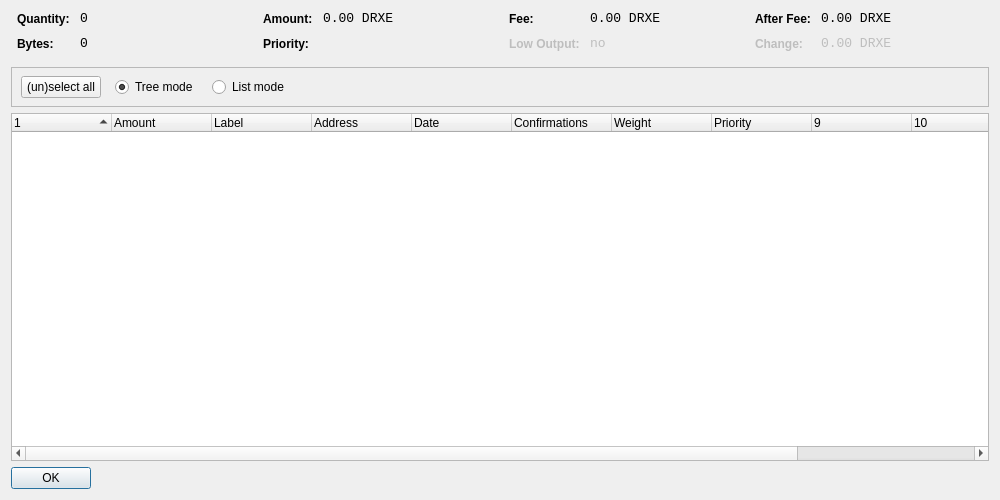
<?xml version="1.0" encoding="UTF-8"?>
<ui version="4.0">
 <class>CoinControlDialog</class>
 <widget class="QWidget" name="CoinControlDialog">
  <property name="geometry">
   <rect>
    <x>0</x>
    <y>0</y>
    <width>1000</width>
    <height>500</height>
   </rect>
  </property>
  <property name="windowTitle">
   <string>Coin Control</string>
  </property>
  <layout class="QVBoxLayout" name="verticalLayout">
   <item>
    <layout class="QHBoxLayout" name="horizontalLayoutTop" stretch="0,0,0,0">
     <property name="topMargin">
      <number>0</number>
     </property>
     <property name="bottomMargin">
      <number>10</number>
     </property>
     <item>
      <layout class="QFormLayout" name="formLayoutCoinControl1">
       <property name="horizontalSpacing">
        <number>10</number>
       </property>
       <property name="verticalSpacing">
        <number>10</number>
       </property>
       <property name="leftMargin">
        <number>6</number>
       </property>
       <property name="rightMargin">
        <number>6</number>
       </property>
       <item row="0" column="0">
        <widget class="QLabel" name="labelCoinControlQuantityText">
         <property name="styleSheet">
          <string notr="true">font-weight:bold;</string>
         </property>
         <property name="text">
          <string>Quantity:</string>
         </property>
        </widget>
       </item>
       <item row="0" column="1">
        <widget class="QLabel" name="labelCoinControlQuantity">
         <property name="font">
          <font>
           <family>Monospace</family>
           <pointsize>10</pointsize>
          </font>
         </property>
         <property name="cursor">
          <cursorShape>IBeamCursor</cursorShape>
         </property>
         <property name="contextMenuPolicy">
          <enum>Qt::ActionsContextMenu</enum>
         </property>
         <property name="text">
          <string notr="true">0</string>
         </property>
         <property name="textInteractionFlags">
          <set>Qt::LinksAccessibleByMouse|Qt::TextSelectableByKeyboard|Qt::TextSelectableByMouse</set>
         </property>
        </widget>
       </item>
       <item row="1" column="0">
        <widget class="QLabel" name="labelCoinControlBytesText">
         <property name="styleSheet">
          <string notr="true">font-weight:bold;</string>
         </property>
         <property name="text">
          <string>Bytes:</string>
         </property>
        </widget>
       </item>
       <item row="1" column="1">
        <widget class="QLabel" name="labelCoinControlBytes">
         <property name="font">
          <font>
           <family>Monospace</family>
           <pointsize>10</pointsize>
          </font>
         </property>
         <property name="cursor">
          <cursorShape>IBeamCursor</cursorShape>
         </property>
         <property name="contextMenuPolicy">
          <enum>Qt::ActionsContextMenu</enum>
         </property>
         <property name="text">
          <string notr="true">0</string>
         </property>
         <property name="textInteractionFlags">
          <set>Qt::LinksAccessibleByMouse|Qt::TextSelectableByKeyboard|Qt::TextSelectableByMouse</set>
         </property>
        </widget>
       </item>
      </layout>
     </item>
     <item>
      <layout class="QFormLayout" name="formLayoutCoinControl2">
       <property name="horizontalSpacing">
        <number>10</number>
       </property>
       <property name="verticalSpacing">
        <number>10</number>
       </property>
       <property name="leftMargin">
        <number>6</number>
       </property>
       <property name="rightMargin">
        <number>6</number>
       </property>
       <item row="0" column="0">
        <widget class="QLabel" name="labelCoinControlAmountText">
         <property name="styleSheet">
          <string notr="true">font-weight:bold;</string>
         </property>
         <property name="text">
          <string>Amount:</string>
         </property>
        </widget>
       </item>
       <item row="0" column="1">
        <widget class="QLabel" name="labelCoinControlAmount">
         <property name="font">
          <font>
           <family>Monospace</family>
           <pointsize>10</pointsize>
          </font>
         </property>
         <property name="cursor">
          <cursorShape>IBeamCursor</cursorShape>
         </property>
         <property name="contextMenuPolicy">
          <enum>Qt::ActionsContextMenu</enum>
         </property>
         <property name="text">
          <string notr="true">0.00 DRXE</string>
         </property>
         <property name="textInteractionFlags">
          <set>Qt::LinksAccessibleByMouse|Qt::TextSelectableByKeyboard|Qt::TextSelectableByMouse</set>
         </property>
        </widget>
       </item>
       <item row="1" column="0">
        <widget class="QLabel" name="labelCoinControlPriorityText">
         <property name="styleSheet">
          <string notr="true">font-weight:bold;</string>
         </property>
         <property name="text">
          <string>Priority:</string>
         </property>
        </widget>
       </item>
       <item row="1" column="1">
        <widget class="QLabel" name="labelCoinControlPriority">
         <property name="font">
          <font>
           <family>Monospace</family>
           <pointsize>10</pointsize>
          </font>
         </property>
         <property name="cursor">
          <cursorShape>IBeamCursor</cursorShape>
         </property>
         <property name="contextMenuPolicy">
          <enum>Qt::ActionsContextMenu</enum>
         </property>
         <property name="text">
          <string/>
         </property>
         <property name="textInteractionFlags">
          <set>Qt::LinksAccessibleByMouse|Qt::TextSelectableByKeyboard|Qt::TextSelectableByMouse</set>
         </property>
        </widget>
       </item>
      </layout>
     </item>
     <item>
      <layout class="QFormLayout" name="formLayoutCoinControl3">
       <property name="horizontalSpacing">
        <number>10</number>
       </property>
       <property name="verticalSpacing">
        <number>10</number>
       </property>
       <property name="leftMargin">
        <number>6</number>
       </property>
       <property name="rightMargin">
        <number>6</number>
       </property>
       <item row="0" column="0">
        <widget class="QLabel" name="labelCoinControlFeeText">
         <property name="styleSheet">
          <string notr="true">font-weight:bold;</string>
         </property>
         <property name="text">
          <string>Fee:</string>
         </property>
        </widget>
       </item>
       <item row="0" column="1">
        <widget class="QLabel" name="labelCoinControlFee">
         <property name="font">
          <font>
           <family>Monospace</family>
           <pointsize>10</pointsize>
          </font>
         </property>
         <property name="cursor">
          <cursorShape>IBeamCursor</cursorShape>
         </property>
         <property name="contextMenuPolicy">
          <enum>Qt::ActionsContextMenu</enum>
         </property>
         <property name="text">
          <string notr="true">0.00 DRXE</string>
         </property>
         <property name="textInteractionFlags">
          <set>Qt::LinksAccessibleByMouse|Qt::TextSelectableByKeyboard|Qt::TextSelectableByMouse</set>
         </property>
        </widget>
       </item>
       <item row="1" column="0">
        <widget class="QLabel" name="labelCoinControlLowOutputText">
         <property name="enabled">
          <bool>false</bool>
         </property>
         <property name="styleSheet">
          <string notr="true">font-weight:bold;</string>
         </property>
         <property name="text">
          <string>Low Output:</string>
         </property>
        </widget>
       </item>
       <item row="1" column="1">
        <widget class="QLabel" name="labelCoinControlLowOutput">
         <property name="enabled">
          <bool>false</bool>
         </property>
         <property name="font">
          <font>
           <family>Monospace</family>
           <pointsize>10</pointsize>
          </font>
         </property>
         <property name="cursor">
          <cursorShape>IBeamCursor</cursorShape>
         </property>
         <property name="contextMenuPolicy">
          <enum>Qt::ActionsContextMenu</enum>
         </property>
         <property name="text">
          <string>no</string>
         </property>
         <property name="textInteractionFlags">
          <set>Qt::LinksAccessibleByMouse|Qt::TextSelectableByKeyboard|Qt::TextSelectableByMouse</set>
         </property>
        </widget>
       </item>
      </layout>
     </item>
     <item>
      <layout class="QFormLayout" name="formLayoutCoinControl4">
       <property name="horizontalSpacing">
        <number>10</number>
       </property>
       <property name="verticalSpacing">
        <number>10</number>
       </property>
       <property name="leftMargin">
        <number>6</number>
       </property>
       <property name="rightMargin">
        <number>6</number>
       </property>
       <item row="0" column="0">
        <widget class="QLabel" name="labelCoinControlAfterFeeText">
         <property name="styleSheet">
          <string notr="true">font-weight:bold;</string>
         </property>
         <property name="text">
          <string>After Fee:</string>
         </property>
        </widget>
       </item>
       <item row="0" column="1">
        <widget class="QLabel" name="labelCoinControlAfterFee">
         <property name="font">
          <font>
           <family>Monospace</family>
           <pointsize>10</pointsize>
          </font>
         </property>
         <property name="cursor">
          <cursorShape>IBeamCursor</cursorShape>
         </property>
         <property name="contextMenuPolicy">
          <enum>Qt::ActionsContextMenu</enum>
         </property>
         <property name="text">
          <string notr="true">0.00 DRXE</string>
         </property>
         <property name="textInteractionFlags">
          <set>Qt::LinksAccessibleByMouse|Qt::TextSelectableByKeyboard|Qt::TextSelectableByMouse</set>
         </property>
        </widget>
       </item>
       <item row="1" column="0">
        <widget class="QLabel" name="labelCoinControlChangeText">
         <property name="enabled">
          <bool>false</bool>
         </property>
         <property name="styleSheet">
          <string notr="true">font-weight:bold;</string>
         </property>
         <property name="text">
          <string>Change:</string>
         </property>
        </widget>
       </item>
       <item row="1" column="1">
        <widget class="QLabel" name="labelCoinControlChange">
         <property name="enabled">
          <bool>false</bool>
         </property>
         <property name="font">
          <font>
           <family>Monospace</family>
           <pointsize>10</pointsize>
          </font>
         </property>
         <property name="cursor">
          <cursorShape>IBeamCursor</cursorShape>
         </property>
         <property name="contextMenuPolicy">
          <enum>Qt::ActionsContextMenu</enum>
         </property>
         <property name="text">
          <string notr="true">0.00 DRXE</string>
         </property>
         <property name="textInteractionFlags">
          <set>Qt::LinksAccessibleByMouse|Qt::TextSelectableByKeyboard|Qt::TextSelectableByMouse</set>
         </property>
        </widget>
       </item>
      </layout>
     </item>
    </layout>
   </item>
   <item>
    <widget class="QFrame" name="frame">
     <property name="minimumSize">
      <size>
       <width>0</width>
       <height>40</height>
      </size>
     </property>
     <property name="frameShape">
      <enum>QFrame::StyledPanel</enum>
     </property>
     <property name="frameShadow">
      <enum>QFrame::Sunken</enum>
     </property>
     <widget class="QWidget" name="horizontalLayoutWidget">
      <property name="geometry">
       <rect>
        <x>10</x>
        <y>0</y>
        <width>781</width>
        <height>41</height>
       </rect>
      </property>
      <layout class="QHBoxLayout" name="horizontalLayoutPanel" stretch="0,0,0,0">
       <property name="spacing">
        <number>14</number>
       </property>
       <item>
        <widget class="QPushButton" name="pushButtonSelectAll">
         <property name="sizePolicy">
          <sizepolicy hsizetype="Maximum" vsizetype="Fixed">
           <horstretch>0</horstretch>
           <verstretch>0</verstretch>
          </sizepolicy>
         </property>
         <property name="text">
          <string>(un)select all</string>
         </property>
        </widget>
       </item>
       <item>
        <widget class="QRadioButton" name="radioTreeMode">
         <property name="sizePolicy">
          <sizepolicy hsizetype="Maximum" vsizetype="Fixed">
           <horstretch>0</horstretch>
           <verstretch>0</verstretch>
          </sizepolicy>
         </property>
         <property name="text">
          <string>Tree mode</string>
         </property>
         <property name="checked">
          <bool>true</bool>
         </property>
        </widget>
       </item>
       <item>
        <widget class="QRadioButton" name="radioListMode">
         <property name="sizePolicy">
          <sizepolicy hsizetype="Maximum" vsizetype="Fixed">
           <horstretch>0</horstretch>
           <verstretch>0</verstretch>
          </sizepolicy>
         </property>
         <property name="text">
          <string>List mode</string>
         </property>
        </widget>
       </item>
       <item>
        <spacer name="horizontalSpacer">
         <property name="orientation">
          <enum>Qt::Horizontal</enum>
         </property>
         <property name="sizeHint" stdset="0">
          <size>
           <width>40</width>
           <height>20</height>
          </size>
         </property>
        </spacer>
       </item>
      </layout>
     </widget>
    </widget>
   </item>
   <item>
    <widget class="CoinControlTreeWidget" name="treeWidget">
     <property name="contextMenuPolicy">
      <enum>Qt::CustomContextMenu</enum>
     </property>
     <property name="sortingEnabled">
      <bool>false</bool>
     </property>
     <property name="columnCount">
      <number>12</number>
     </property>
     <attribute name="headerShowSortIndicator" stdset="0">
      <bool>true</bool>
     </attribute>
     <attribute name="headerStretchLastSection">
      <bool>false</bool>
     </attribute>
     <column>
      <property name="text">
       <string/>
      </property>
     </column>
     <column>
      <property name="text">
       <string>Amount</string>
      </property>
     </column>
     <column>
      <property name="text">
       <string>Label</string>
      </property>
     </column>
     <column>
      <property name="text">
       <string>Address</string>
      </property>
     </column>
     <column>
      <property name="text">
       <string>Date</string>
      </property>
     </column>
     <column>
      <property name="text">
       <string>Confirmations</string>
      </property>
      <property name="toolTip">
       <string>Confirmed</string>
      </property>
     </column>
     <column>
      <property name="text">
       <string>Weight</string>
      </property>
     </column>
     <column>
      <property name="text">
       <string>Priority</string>
      </property>
     </column>
     <column>
      <property name="text">
       <string/>
      </property>
     </column>
     <column>
      <property name="text">
       <string/>
      </property>
     </column>
     <column>
      <property name="text">
       <string/>
      </property>
     </column>
     <column>
      <property name="text">
       <string/>
      </property>
     </column>
    </widget>
   </item>
   <item>
    <widget class="QDialogButtonBox" name="buttonBox">
     <property name="sizePolicy">
      <sizepolicy hsizetype="Maximum" vsizetype="Fixed">
       <horstretch>0</horstretch>
       <verstretch>0</verstretch>
      </sizepolicy>
     </property>
     <property name="orientation">
      <enum>Qt::Horizontal</enum>
     </property>
     <property name="standardButtons">
      <set>QDialogButtonBox::Ok</set>
     </property>
    </widget>
   </item>
  </layout>
 </widget>
 <customwidgets>
  <customwidget>
   <class>CoinControlTreeWidget</class>
   <extends>QTreeWidget</extends>
   <header>coincontroltreewidget.h</header>
  </customwidget>
 </customwidgets>
 <resources/>
 <connections/>
</ui>
